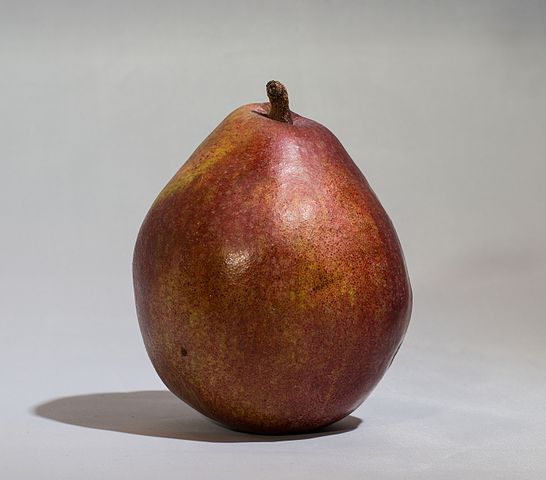
#> input picture Assign1/Source/input3B.jpg, 546 x 480 px
$ python main.py 3 input3B.jpg out.png out.png
#> lines starting #> are read from the running program, lines starting #| are printed output that depends on the picture; pictures that were not available may be replaced by others from this repository, and a replacement may not be noted
# Instructions:
# For question 1, only modify function: histogram_equalization
# For question 2, only modify functions: low_pass_filter, high_pass_filter, deconvolution
# For question 3, only modify function: laplacian_pyramid_blending

import os
import sys
import cv2
import numpy as np

# [179 lines left out: functions help_message, calc_histogram, histogram_equalization, Question1, low_pass_filter, high_pass_filter and 4 more, not called in this run]

# ===================================================
# ===== Question 3: Laplacian pyramid blending ======
# ===================================================

def laplacian_pyramid_blending(img_in1, img_in2):

   # Write laplacian pyramid blending codes here

    # Read in input images
#> called with img_in1 = 'input3B.jpg', img_in2 = 'out.png'
   img_in1 = cv2.imread(img_in1, cv2.IMREAD_COLOR);
#> img_in1 is the input picture: shape (480, 546, 3); mean B, G, R 143.2, 148.9, 163.6
   img_in2 = cv2.imread(img_in2, cv2.IMREAD_COLOR);

   # make images rectangular
   img_in1 = img_in1[:,:img_in1.shape[0]]
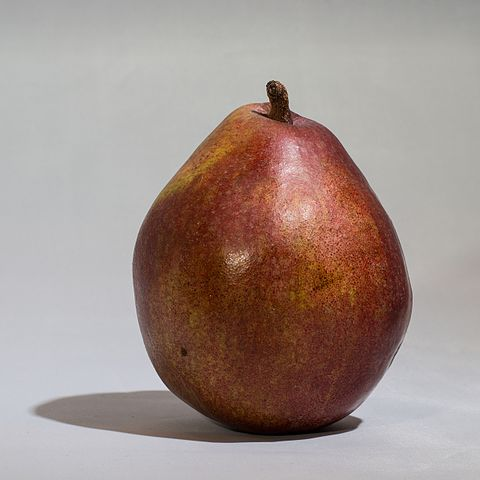
#> img_in1: shape (480, 480, 3); mean B, G, R 139.5, 145.6, 162
   img_in2 = img_in2[:img_in1.shape[0],:img_in1.shape[0]]

   # Set the total number of pyramid levels
   levels = 5

   # Generate Gaussian pyramids for img_in1 and img_in2
   gaussianPyramidA = [img_in1.copy()]
   gaussianPyramidB = [img_in2.copy()]
   for i in range(1, levels):
       gaussianPyramidA.append(cv2.pyrDown(gaussianPyramidA[i - 1]))
       gaussianPyramidB.append(cv2.pyrDown(gaussianPyramidB[i - 1]))
#> after the loop, gaussianPyramidA = 5 items; gaussianPyramidB = 5 items

   # Generate the inverse Laplacian Pyramida for input_image1 and input_image2
   laplacianPyramidA = [gaussianPyramidA[levels-1]]
   laplacianPyramidB = [gaussianPyramidB[levels-1]]
   for i in range(levels - 1, 0, -1):
       sizeA = (gaussianPyramidA[i-1].shape[1], gaussianPyramidA[i-1].shape[0])
       sizeB = (gaussianPyramidB[i-1].shape[1], gaussianPyramidB[i-1].shape[0])
       laplacianA = cv2.subtract(gaussianPyramidA[i - 1], cv2.pyrUp(gaussianPyramidA[i],dstsize=sizeA))
       laplacianB = cv2.subtract(gaussianPyramidB[i - 1], cv2.pyrUp(gaussianPyramidB[i],dstsize=sizeB))
       laplacianPyramidA.append(laplacianA)
       laplacianPyramidB.append(laplacianB)
#> this loop made 4 passes
#> pass 1, in laplacian_pyramid_blending, `laplacianA = cv2.subtract(gaussianPyramidA[i - 1], cv2.pyrUp(gaussianP..`:
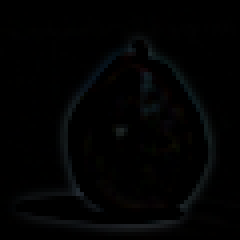
#> laplacianA: shape (60, 60, 3) (shown 4 times larger); mean of channels 0, 1, 2 2.6, 2.5, 2; drawn as B, G, R
#> pass 3, in laplacian_pyramid_blending, `laplacianA = cv2.subtract(gaussianPyramidA[i - 1], cv2.pyrUp(gaussianP..`:
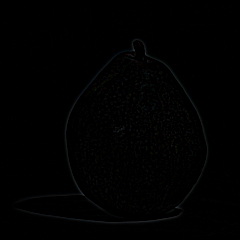
#> laplacianA: shape (240, 240, 3); mean of channels 0, 1, 2 1, 1, 0.9; drawn as B, G, R
#> after the loop, laplacianPyramidA = 5 items; laplacianPyramidB = 5 items

   # Add the left and right halves of the Laplacian images in each level
   laplacianPyramidComb = []
   for laplacianA, laplacianB in zip(laplacianPyramidA, laplacianPyramidB):
       rows, cols, dpt = laplacianA.shape
       c_rows=int(rows/2)
       c_cols=int(cols/2)
       laplacianComb = np.hstack((laplacianA[:, 0:c_cols], laplacianB[:, c_cols:]))
       laplacianPyramidComb.append(laplacianComb)
#> this loop made 5 passes
#> (rows, cols, c_rows, c_cols) on passes 1 to 5: (30, 30, 15, 15), (60, 60, 30, 30), (120, 120, 60, 60), (240, 240, 120, 120), (480, 480, 240, 240)
#> pass 1, in laplacian_pyramid_blending, `laplacianComb = np.hstack((laplacianA[:, 0:c_cols], laplacianB[:, c_co..`:
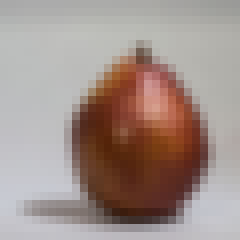
#> laplacianComb: shape (30, 30, 3) (shown 8 times larger); mean of channels 0, 1, 2 139.4, 145.5, 161.9; drawn as B, G, R
#> after the loop, laplacianPyramidComb = 5 items

   # Reconstruct the image from the Laplacian pyramid
   imgComb = laplacianPyramidComb[0]
   for i in range(1, levels):
       size = (laplacianPyramidComb[i].shape[1], laplacianPyramidComb[i].shape[0])
       imgComb = cv2.add(cv2.pyrUp(imgComb,dstsize=size), laplacianPyramidComb[i])
#> this loop made 4 passes
#> pass 1, in laplacian_pyramid_blending, `imgComb = cv2.add(cv2.pyrUp(imgComb,dstsize=size), laplacianPyramidCom..`:
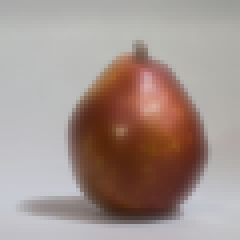
#> imgComb: shape (60, 60, 3) (shown 4 times larger); mean of channels 0, 1, 2 142.2, 148.1, 164.1; drawn as B, G, R
#> pass 2, in laplacian_pyramid_blending, `imgComb = cv2.add(cv2.pyrUp(imgComb,dstsize=size), laplacianPyramidCom..`:
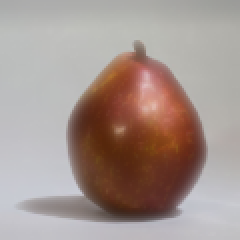
#> imgComb: shape (120, 120, 3) (shown 2 times larger); mean of channels 0, 1, 2 143.7, 149.6, 165.4; drawn as B, G, R
#> after the loop:
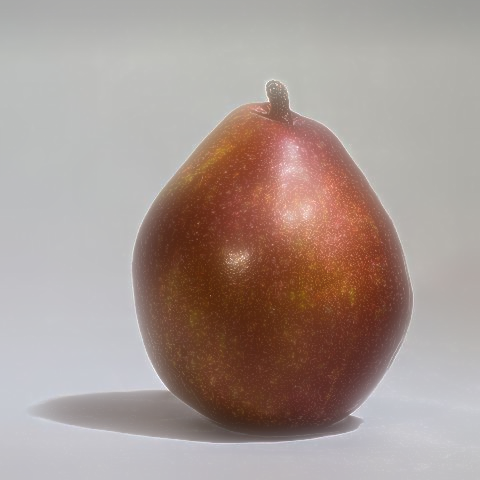
#> imgComb: shape (480, 480, 3); mean of channels 0, 1, 2 146.4, 152.3, 168; drawn as B, G, R


   img_out = imgComb # Blending result

   return True, img_out

def Question3():

   input_image1=sys.argv[2]
   input_image2=sys.argv[3]
   # Laplacian pyramid blending
   succeed, output_image = laplacian_pyramid_blending(input_image1, input_image2)
#> succeed = True

   # Write out the result
   output_name = sys.argv[4] + "5.jpg"
   print(output_name)
   cv2.imwrite(output_name, output_image)

   return True

if __name__ == '__main__':
   question_number = -1

   # Validate the input arguments
   if (len(sys.argv) < 4):
      help_message()
      sys.exit()
   else:
      question_number = int(sys.argv[1])

      if (question_number == 1 and not(len(sys.argv) == 4)):
         help_message()
         sys.exit()
      if (question_number == 2 and not(len(sys.argv) == 5)):
         help_message()
         sys.exit()
      if (question_number == 3 and not(len(sys.argv) == 5)):
         help_message()
         sys.exit()
      if (question_number > 3 or question_number < 1 or len(sys.argv) > 5):
         print("Input parameters out of bound ...")
         sys.exit()

   function_launch = {
   1 : Question1,
   2 : Question2,
   3 : Question3,
   }

   # Call the function
   function_launch[question_number]()
